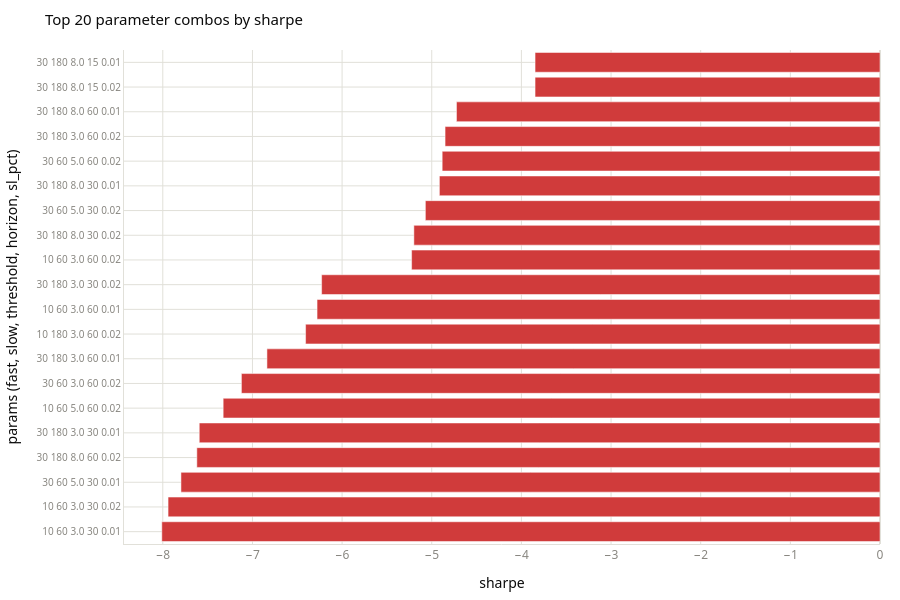
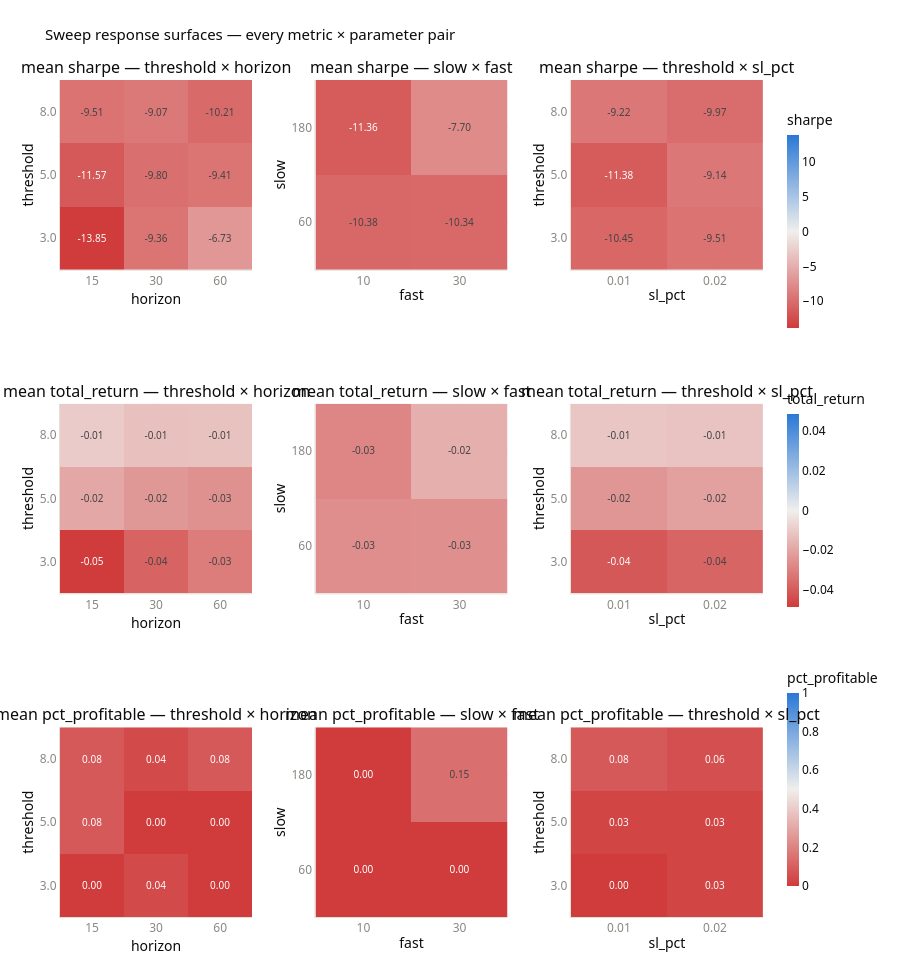

These figures' notebook cell, in order:
### Code cell
plots.plot_sweep(sweep_stats).show()
plots.plot_heatmap_grid(
    sweep_stats,
    pairs=[("horizon", "threshold"), ("fast", "slow"), ("sl_pct", "threshold")],
    metrics=("sharpe", "total_return", "pct_profitable"),
).show()

### Figure 1 — Plotly figure (JSON) as saved in the notebook; plotly's stock layout.template omitted (floating-point values rounded to 4 significant figures)
{"data": [{"customdata": [["10 60 3.0 30 0.01", -0.03255, 0.0, 155], ["10 60 3.0 30 0.02", -0.03293, 0.0, 152], ["30 60 5.0 30 0.01", -0.01283, 0.0, 55], ["30 180 8.0 60 0.02", -0.004549, 0.3333, 8], ["30 180 3.0 30 0.01", -0.02842, 0.0, 158], ["10 60 5.0 60 0.02", -0.02585, 0.0, 44], ["30 60 3.0 60 0.02", -0.03381, 0.0, 134], ["30 180 3.0 60 0.01", -0.02978, 0.0, 135], ["10 180 3.0 60 0.02", -0.03026, 0.0, 138], ["10 60 3.0 60 0.01", -0.02892, 0.0, 141], ["30 180 3.0 30 0.02", -0.02354, 0.3333, 156], ["10 60 3.0 60 0.02", -0.02542, 0.0, 139], ["30 180 8.0 30 0.02", -0.004467, 0.0, 10], ["30 60 5.0 30 0.02", -0.01074, 0.0, 53], ["30 180 8.0 30 0.01", -0.003889, 0.3333, 11], ["30 60 5.0 60 0.02", -0.01298, 0.0, 46], ["30 180 3.0 60 0.02", -0.02189, 0.0, 131], ["30 180 8.0 60 0.01", -0.001167, 0.3333, 8], ["30 180 8.0 15 0.02", 0.0002276, 0.3333, 12], ["30 180 8.0 15 0.01", 0.0002276, 0.3333, 12]], "hovertemplate": "<b>%{customdata[0]}</b><br>sharpe: %{x:.3f}<br>return: %{customdata[1]:.1%} | profitable names: %{customdata[2]:.0%} | trades: %{customdata[3]}<extra></extra>", "marker": {"color": ["#d03b3b", "#d03b3b", "#d03b3b", "#d03b3b", "#d03b3b", "#d03b3b", "#d03b3b", "#d03b3b", "#d03b3b", "#d03b3b", "#d03b3b", "#d03b3b", "#d03b3b", "#d03b3b", "#d03b3b", "#d03b3b", "#d03b3b", "#d03b3b", "#d03b3b", "#d03b3b"]}, "orientation": "h", "type": "bar", "x": [-8.011, -7.941, -7.797, -7.62, -7.593, -7.327, -7.123, -6.838, -6.407, -6.279, -6.228, -5.225, -5.199, -5.071, -4.915, -4.884, -4.851, -4.724, -3.848, -3.848], "y": ["10 60 3.0 30 0.01", "10 60 3.0 30 0.02", "30 60 5.0 30 0.01", "30 180 8.0 60 0.02", "30 180 3.0 30 0.01", "10 60 5.0 60 0.02", "30 60 3.0 60 0.02", "30 180 3.0 60 0.01", "10 180 3.0 60 0.02", "10 60 3.0 60 0.01", "30 180 3.0 30 0.02", "10 60 3.0 60 0.02", "30 180 8.0 30 0.02", "30 60 5.0 30 0.02", "30 180 8.0 30 0.01", "30 60 5.0 60 0.02", "30 180 3.0 60 0.02", "30 180 8.0 60 0.01", "30 180 8.0 15 0.02", "30 180 8.0 15 0.01"]}], "layout": {"font": {"color": "#0b0b0b", "family": "system-ui, -apple-system, \"Segoe UI\", sans-serif", "size": 12}, "height": 600, "hoverlabel": {"bgcolor": "white", "bordercolor": "#e1e0d9", "font": {"size": 12}}, "legend": {"orientation": "h", "x": 1.0, "xanchor": "right", "y": 1.0, "yanchor": "bottom"}, "margin": {"b": 40, "l": 60, "r": 20, "t": 50}, "title": {"font": {"color": "#0b0b0b", "size": 15}, "text": "Top 20 parameter combos by sharpe"}, "xaxis": {"gridcolor": "#e1e0d9", "linecolor": "#e1e0d9", "tickfont": {"color": "#898781"}, "title": {"text": "sharpe"}, "zerolinecolor": "#e1e0d9"}, "yaxis": {"gridcolor": "#e1e0d9", "linecolor": "#e1e0d9", "tickfont": {"color": "#898781", "size": 10}, "title": {"text": "params (fast, slow, threshold, horizon, sl_pct)"}, "zerolinecolor": "#e1e0d9"}}}

### Figure 2 — Plotly figure (JSON) as saved in the notebook; plotly's stock layout.template omitted (floating-point values rounded to 4 significant figures)
{"data": [{"coloraxis": "coloraxis", "hovertemplate": "horizon=%{x} threshold=%{y}<br>sharpe=%{z:.3f}<extra></extra>", "textfont": {"size": 10}, "texttemplate": "%{z:.2f}", "type": "heatmap", "x": ["15", "30", "60"], "xaxis": "x", "y": ["3.0", "5.0", "8.0"], "yaxis": "y", "z": [[-13.85, -9.363, -6.733], [-11.57, -9.798, -9.411], [-9.513, -9.071, -10.21]]}, {"coloraxis": "coloraxis", "hovertemplate": "fast=%{x} slow=%{y}<br>sharpe=%{z:.3f}<extra></extra>", "textfont": {"size": 10}, "texttemplate": "%{z:.2f}", "type": "heatmap", "x": ["10", "30"], "xaxis": "x2", "y": ["60", "180"], "yaxis": "y2", "z": [[-10.38, -10.34], [-11.36, -7.699]]}, {"coloraxis": "coloraxis", "hovertemplate": "sl_pct=%{x} threshold=%{y}<br>sharpe=%{z:.3f}<extra></extra>", "textfont": {"size": 10}, "texttemplate": "%{z:.2f}", "type": "heatmap", "x": ["0.01", "0.02"], "xaxis": "x3", "y": ["3.0", "5.0", "8.0"], "yaxis": "y3", "z": [[-10.45, -9.51], [-11.38, -9.141], [-9.222, -9.973]]}, {"coloraxis": "coloraxis2", "hovertemplate": "horizon=%{x} threshold=%{y}<br>total_return=%{z:.3f}<extra></extra>", "textfont": {"size": 10}, "texttemplate": "%{z:.2f}", "type": "heatmap", "x": ["15", "30", "60"], "xaxis": "x4", "y": ["3.0", "5.0", "8.0"], "yaxis": "y4", "z": [[-0.04873, -0.03774, -0.03101], [-0.01922, -0.02361, -0.02547], [-0.009676, -0.01254, -0.01227]]}, {"coloraxis": "coloraxis2", "hovertemplate": "fast=%{x} slow=%{y}<br>total_return=%{z:.3f}<extra></extra>", "textfont": {"size": 10}, "texttemplate": "%{z:.2f}", "type": "heatmap", "x": ["10", "30"], "xaxis": "x5", "y": ["60", "180"], "yaxis": "y5", "z": [[-0.02625, -0.02587], [-0.0284, -0.01738]]}, {"coloraxis": "coloraxis2", "hovertemplate": "sl_pct=%{x} threshold=%{y}<br>total_return=%{z:.3f}<extra></extra>", "textfont": {"size": 10}, "texttemplate": "%{z:.2f}", "type": "heatmap", "x": ["0.01", "0.02"], "xaxis": "x6", "y": ["3.0", "5.0", "8.0"], "yaxis": "y6", "z": [[-0.04084, -0.03748], [-0.02408, -0.02146], [-0.01117, -0.01182]]}, {"coloraxis": "coloraxis3", "hovertemplate": "horizon=%{x} threshold=%{y}<br>pct_profitable=%{z:.3f}<extra></extra>", "textfont": {"size": 10}, "texttemplate": "%{z:.2f}", "type": "heatmap", "x": ["15", "30", "60"], "xaxis": "x7", "y": ["3.0", "5.0", "8.0"], "yaxis": "y7", "z": [[0.0, 0.04167, 0.0], [0.08333, 0.0, 0.0], [0.08333, 0.04167, 0.08333]]}, {"coloraxis": "coloraxis3", "hovertemplate": "fast=%{x} slow=%{y}<br>pct_profitable=%{z:.3f}<extra></extra>", "textfont": {"size": 10}, "texttemplate": "%{z:.2f}", "type": "heatmap", "x": ["10", "30"], "xaxis": "x8", "y": ["60", "180"], "yaxis": "y8", "z": [[0.0, 0.0], [0.0, 0.1481]]}, {"coloraxis": "coloraxis3", "hovertemplate": "sl_pct=%{x} threshold=%{y}<br>pct_profitable=%{z:.3f}<extra></extra>", "textfont": {"size": 10}, "texttemplate": "%{z:.2f}", "type": "heatmap", "x": ["0.01", "0.02"], "xaxis": "x9", "y": ["3.0", "5.0", "8.0"], "yaxis": "y9", "z": [[0.0, 0.02778], [0.02778, 0.02778], [0.08333, 0.05556]]}], "layout": {"annotations": [{"font": {"size": 16}, "showarrow": false, "text": "mean sharpe — threshold × horizon", "x": 0.1367, "xanchor": "center", "xref": "paper", "y": 1.0, "yanchor": "bottom", "yref": "paper"}, {"font": {"size": 16}, "showarrow": false, "text": "mean sharpe — slow × fast", "x": 0.5, "xanchor": "center", "xref": "paper", "y": 1.0, "yanchor": "bottom", "yref": "paper"}, {"font": {"size": 16}, "showarrow": false, "text": "mean sharpe — threshold × sl_pct", "x": 0.8633, "xanchor": "center", "xref": "paper", "y": 1.0, "yanchor": "bottom", "yref": "paper"}, {"font": {"size": 16}, "showarrow": false, "text": "mean total_return — threshold × horizon", "x": 0.1367, "xanchor": "center", "xref": "paper", "y": 0.6133, "yanchor": "bottom", "yref": "paper"}, {"font": {"size": 16}, "showarrow": false, "text": "mean total_return — slow × fast", "x": 0.5, "xanchor": "center", "xref": "paper", "y": 0.6133, "yanchor": "bottom", "yref": "paper"}, {"font": {"size": 16}, "showarrow": false, "text": "mean total_return — threshold × sl_pct", "x": 0.8633, "xanchor": "center", "xref": "paper", "y": 0.6133, "yanchor": "bottom", "yref": "paper"}, {"font": {"size": 16}, "showarrow": false, "text": "mean pct_profitable — threshold × horizon", "x": 0.1367, "xanchor": "center", "xref": "paper", "y": 0.2267, "yanchor": "bottom", "yref": "paper"}, {"font": {"size": 16}, "showarrow": false, "text": "mean pct_profitable — slow × fast", "x": 0.5, "xanchor": "center", "xref": "paper", "y": 0.2267, "yanchor": "bottom", "yref": "paper"}, {"font": {"size": 16}, "showarrow": false, "text": "mean pct_profitable — threshold × sl_pct", "x": 0.8633, "xanchor": "center", "xref": "paper", "y": 0.2267, "yanchor": "bottom", "yref": "paper"}], "coloraxis": {"cmid": 0.0, "colorbar": {"len": 0.2833, "thickness": 12, "title": {"text": "sharpe"}, "y": 0.8333, "yanchor": "middle"}, "colorscale": [[0.0, "#d03b3b"], [0.5, "#f0efec"], [1.0, "#2a78d6"]]}, "coloraxis2": {"cmid": 0.0, "colorbar": {"len": 0.2833, "thickness": 12, "title": {"text": "total_return"}, "y": 0.5, "yanchor": "middle"}, "colorscale": [[0.0, "#d03b3b"], [0.5, "#f0efec"], [1.0, "#2a78d6"]]}, "coloraxis3": {"cmid": 0.5, "colorbar": {"len": 0.2833, "thickness": 12, "title": {"text": "pct_profitable"}, "y": 0.1667, "yanchor": "middle"}, "colorscale": [[0.0, "#d03b3b"], [0.5, "#f0efec"], [1.0, "#2a78d6"]]}, "font": {"color": "#0b0b0b", "family": "system-ui, -apple-system, \"Segoe UI\", sans-serif", "size": 12}, "height": 960, "hoverlabel": {"bgcolor": "white", "bordercolor": "#e1e0d9", "font": {"size": 12}}, "legend": {"orientation": "h", "x": 1.0, "xanchor": "right", "y": 1.0, "yanchor": "bottom"}, "margin": {"b": 40, "l": 60, "r": 20, "t": 80}, "title": {"font": {"color": "#0b0b0b", "size": 15}, "text": "Sweep response surfaces — every metric × parameter pair"}, "xaxis": {"anchor": "y", "domain": [0.0, 0.2733], "gridcolor": "#e1e0d9", "linecolor": "#e1e0d9", "tickfont": {"color": "#898781"}, "title": {"standoff": 2, "text": "horizon"}, "zerolinecolor": "#e1e0d9"}, "xaxis2": {"anchor": "y2", "domain": [0.3633, 0.6367], "gridcolor": "#e1e0d9", "linecolor": "#e1e0d9", "tickfont": {"color": "#898781"}, "title": {"standoff": 2, "text": "fast"}, "zerolinecolor": "#e1e0d9"}, "xaxis3": {"anchor": "y3", "domain": [0.7267, 1.0], "gridcolor": "#e1e0d9", "linecolor": "#e1e0d9", "tickfont": {"color": "#898781"}, "title": {"standoff": 2, "text": "sl_pct"}, "zerolinecolor": "#e1e0d9"}, "xaxis4": {"anchor": "y4", "domain": [0.0, 0.2733], "gridcolor": "#e1e0d9", "linecolor": "#e1e0d9", "tickfont": {"color": "#898781"}, "title": {"standoff": 2, "text": "horizon"}, "zerolinecolor": "#e1e0d9"}, "xaxis5": {"anchor": "y5", "domain": [0.3633, 0.6367], "gridcolor": "#e1e0d9", "linecolor": "#e1e0d9", "tickfont": {"color": "#898781"}, "title": {"standoff": 2, "text": "fast"}, "zerolinecolor": "#e1e0d9"}, "xaxis6": {"anchor": "y6", "domain": [0.7267, 1.0], "gridcolor": "#e1e0d9", "linecolor": "#e1e0d9", "tickfont": {"color": "#898781"}, "title": {"standoff": 2, "text": "sl_pct"}, "zerolinecolor": "#e1e0d9"}, "xaxis7": {"anchor": "y7", "domain": [0.0, 0.2733], "gridcolor": "#e1e0d9", "linecolor": "#e1e0d9", "tickfont": {"color": "#898781"}, "title": {"standoff": 2, "text": "horizon"}, "zerolinecolor": "#e1e0d9"}, "xaxis8": {"anchor": "y8", "domain": [0.3633, 0.6367], "gridcolor": "#e1e0d9", "linecolor": "#e1e0d9", "tickfont": {"color": "#898781"}, "title": {"standoff": 2, "text": "fast"}, "zerolinecolor": "#e1e0d9"}, "xaxis9": {"anchor": "y9", "domain": [0.7267, 1.0], "gridcolor": "#e1e0d9", "linecolor": "#e1e0d9", "tickfont": {"color": "#898781"}, "title": {"standoff": 2, "text": "sl_pct"}, "zerolinecolor": "#e1e0d9"}, "yaxis": {"anchor": "x", "domain": [0.7733, 1.0], "gridcolor": "#e1e0d9", "linecolor": "#e1e0d9", "tickfont": {"color": "#898781"}, "title": {"standoff": 2, "text": "threshold"}, "zerolinecolor": "#e1e0d9"}, "yaxis2": {"anchor": "x2", "domain": [0.7733, 1.0], "gridcolor": "#e1e0d9", "linecolor": "#e1e0d9", "tickfont": {"color": "#898781"}, "title": {"standoff": 2, "text": "slow"}, "zerolinecolor": "#e1e0d9"}, "yaxis3": {"anchor": "x3", "domain": [0.7733, 1.0], "gridcolor": "#e1e0d9", "linecolor": "#e1e0d9", "tickfont": {"color": "#898781"}, "title": {"standoff": 2, "text": "threshold"}, "zerolinecolor": "#e1e0d9"}, "yaxis4": {"anchor": "x4", "domain": [0.3867, 0.6133], "gridcolor": "#e1e0d9", "linecolor": "#e1e0d9", "tickfont": {"color": "#898781"}, "title": {"standoff": 2, "text": "threshold"}, "zerolinecolor": "#e1e0d9"}, "yaxis5": {"anchor": "x5", "domain": [0.3867, 0.6133], "gridcolor": "#e1e0d9", "linecolor": "#e1e0d9", "tickfont": {"color": "#898781"}, "title": {"standoff": 2, "text": "slow"}, "zerolinecolor": "#e1e0d9"}, "yaxis6": {"anchor": "x6", "domain": [0.3867, 0.6133], "gridcolor": "#e1e0d9", "linecolor": "#e1e0d9", "tickfont": {"color": "#898781"}, "title": {"standoff": 2, "text": "threshold"}, "zerolinecolor": "#e1e0d9"}, "yaxis7": {"anchor": "x7", "domain": [0.0, 0.2267], "gridcolor": "#e1e0d9", "linecolor": "#e1e0d9", "tickfont": {"color": "#898781"}, "title": {"standoff": 2, "text": "threshold"}, "zerolinecolor": "#e1e0d9"}, "yaxis8": {"anchor": "x8", "domain": [0.0, 0.2267], "gridcolor": "#e1e0d9", "linecolor": "#e1e0d9", "tickfont": {"color": "#898781"}, "title": {"standoff": 2, "text": "slow"}, "zerolinecolor": "#e1e0d9"}, "yaxis9": {"anchor": "x9", "domain": [0.0, 0.2267], "gridcolor": "#e1e0d9", "linecolor": "#e1e0d9", "tickfont": {"color": "#898781"}, "title": {"standoff": 2, "text": "threshold"}, "zerolinecolor": "#e1e0d9"}}}
